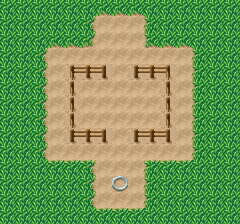

This game map was drawn from its Tiled (.tmx) file and the tilesets committed beside it. A one-line description and the full map source follow:
An orthogonal 15x14 tile map with 16x16 px tiles, 1 tile layer (tiles), 5 hidden layers not drawn.

<map version="1.9" tiledversion="1.9.2" orientation="orthogonal" renderorder="right-down" width="15" height="14" tilewidth="16" tileheight="16" infinite="0" nextlayerid="7" nextobjectid="1">
 <tileset firstgid="1" source="../graphics/tiles/main_tile.tsx" />
 <layer id="1" name="tiles" width="15" height="14">
  <data encoding="csv">
13,13,13,13,13,13,15,15,15,13,13,13,13,13,13,
13,13,13,13,13,22,27,27,27,18,13,13,13,13,13,
13,13,13,15,15,23,27,27,27,19,15,15,13,13,13,
13,13,22,27,27,27,27,27,27,27,27,27,18,13,13,
13,13,22,27,9,10,5,27,8,10,6,27,18,13,13,
13,13,22,27,4,27,27,27,27,27,4,27,18,13,13,
13,13,22,27,4,27,27,27,27,27,4,27,18,13,13,
13,13,22,27,4,27,27,27,27,27,4,27,18,13,13,
13,13,22,27,8,10,5,27,8,10,5,27,18,13,13,
13,13,22,27,27,27,27,27,27,27,27,27,18,13,13,
13,13,13,26,26,25,27,27,27,20,26,26,13,13,13,
13,13,13,13,13,22,27,33,27,18,13,13,13,13,13,
13,13,13,13,13,22,27,27,27,18,13,13,13,13,13,
13,13,13,13,13,13,26,26,26,13,13,13,13,13,13
</data>
 </layer>
 <layer id="6" name="trap" width="15" height="14" visible="0">
  <data encoding="csv">
0,0,0,0,0,0,0,0,0,0,0,0,0,0,0,
0,0,0,0,0,0,0,0,0,0,0,0,0,0,0,
0,0,0,0,0,0,0,0,0,0,0,0,0,0,0,
0,0,0,0,0,0,0,0,0,0,0,0,0,0,0,
0,0,0,0,0,0,0,34,0,0,0,0,0,0,0,
0,0,0,0,0,0,0,0,0,0,0,0,0,0,0,
0,0,0,0,0,0,0,0,0,0,0,0,0,0,0,
0,0,0,0,0,0,0,0,0,0,0,0,0,0,0,
0,0,0,0,0,0,0,34,0,0,0,0,0,0,0,
0,0,0,0,0,0,0,0,0,0,0,0,0,0,0,
0,0,0,0,0,0,0,0,0,0,0,0,0,0,0,
0,0,0,0,0,0,0,0,0,0,0,0,0,0,0,
0,0,0,0,0,0,0,0,0,0,0,0,0,0,0,
0,0,0,0,0,0,0,0,0,0,0,0,0,0,0
</data>
 </layer>
 <layer id="5" name="player" width="15" height="14" visible="0">
  <data encoding="csv">
0,0,0,0,0,0,0,0,0,0,0,0,0,0,0,
0,0,0,0,0,0,0,0,0,0,0,0,0,0,0,
0,0,0,0,0,0,0,0,0,0,0,0,0,0,0,
0,0,0,0,0,0,0,0,0,0,0,0,0,0,0,
0,0,0,0,0,0,0,0,0,0,0,0,0,0,0,
0,0,0,0,0,0,0,0,0,0,0,0,0,0,0,
0,0,0,0,0,0,0,0,0,0,0,0,0,0,0,
0,0,0,0,0,0,0,0,0,0,0,0,0,0,0,
0,0,0,0,0,0,0,0,0,0,0,0,0,0,0,
0,0,0,0,0,0,0,0,0,0,0,0,0,0,0,
0,0,0,0,0,0,0,0,0,0,0,0,0,0,0,
0,0,0,0,0,0,0,32,0,0,0,0,0,0,0,
0,0,0,0,0,0,0,0,0,0,0,0,0,0,0,
0,0,0,0,0,0,0,0,0,0,0,0,0,0,0
</data>
 </layer>
 <layer id="3" name="level_trigger" width="15" height="14" visible="0">
  <data encoding="csv">
0,0,0,0,0,0,0,0,0,0,0,0,0,0,0,
0,0,0,0,0,0,0,0,0,0,0,0,0,0,0,
0,0,0,0,0,0,0,30,0,0,0,0,0,0,0,
0,0,0,0,0,0,0,0,0,0,0,0,0,0,0,
0,0,0,0,0,0,0,0,0,0,0,0,0,0,0,
0,0,0,0,0,0,0,0,0,0,0,0,0,0,0,
0,0,0,0,0,0,0,0,0,0,0,0,0,0,0,
0,0,0,0,0,0,0,0,0,0,0,0,0,0,0,
0,0,0,0,0,0,0,0,0,0,0,0,0,0,0,
0,0,0,0,0,0,0,0,0,0,0,0,0,0,0,
0,0,0,0,0,0,0,0,0,0,0,0,0,0,0,
0,0,0,0,0,0,0,0,0,0,0,0,0,0,0,
0,0,0,0,0,0,0,0,0,0,0,0,0,0,0,
0,0,0,0,0,0,0,0,0,0,0,0,0,0,0
</data>
 </layer>
 <layer id="4" name="carrots" width="15" height="14" visible="0">
  <data encoding="csv">
0,0,0,0,0,0,0,0,0,0,0,0,0,0,0,
0,0,0,0,0,0,0,0,0,0,0,0,0,0,0,
0,0,0,0,0,0,0,0,0,0,0,0,0,0,0,
0,0,0,0,0,0,0,0,0,0,0,0,0,0,0,
0,0,0,0,0,0,0,0,0,0,0,0,0,0,0,
0,0,0,0,0,1,1,1,1,1,0,0,0,0,0,
0,0,0,0,0,1,0,1,0,1,0,0,0,0,0,
0,0,0,0,0,1,1,1,1,1,0,0,0,0,0,
0,0,0,0,0,0,0,0,0,0,0,0,0,0,0,
0,0,0,0,0,0,0,0,0,0,0,0,0,0,0,
0,0,0,0,0,0,0,0,0,0,0,0,0,0,0,
0,0,0,0,0,0,0,0,0,0,0,0,0,0,0,
0,0,0,0,0,0,0,0,0,0,0,0,0,0,0,
0,0,0,0,0,0,0,0,0,0,0,0,0,0,0
</data>
 </layer>
 <layer id="2" name="border" width="15" height="14" visible="0">
  <data encoding="csv">
0,0,0,0,0,12,12,12,12,12,0,0,0,0,0,
0,0,0,0,0,12,0,0,0,12,0,0,0,0,0,
0,0,12,12,12,12,0,0,0,12,12,12,12,0,0,
0,0,12,0,0,0,0,0,0,0,0,0,12,0,0,
0,0,12,0,12,12,12,0,12,12,12,0,12,0,0,
0,0,12,0,12,0,0,0,0,0,12,0,12,0,0,
0,0,12,0,12,0,0,0,0,0,12,0,12,0,0,
0,0,12,0,12,0,0,0,0,0,12,0,12,0,0,
0,0,12,0,12,12,12,0,12,12,12,0,12,0,0,
0,0,12,0,0,0,0,0,0,0,0,0,12,0,0,
0,0,12,12,12,12,0,0,0,12,12,12,12,0,0,
0,0,0,0,0,12,0,0,0,12,0,0,0,0,0,
0,0,0,0,0,12,0,0,0,12,0,0,0,0,0,
0,0,0,0,0,12,12,12,12,12,0,0,0,0,0
</data>
 </layer>
</map>